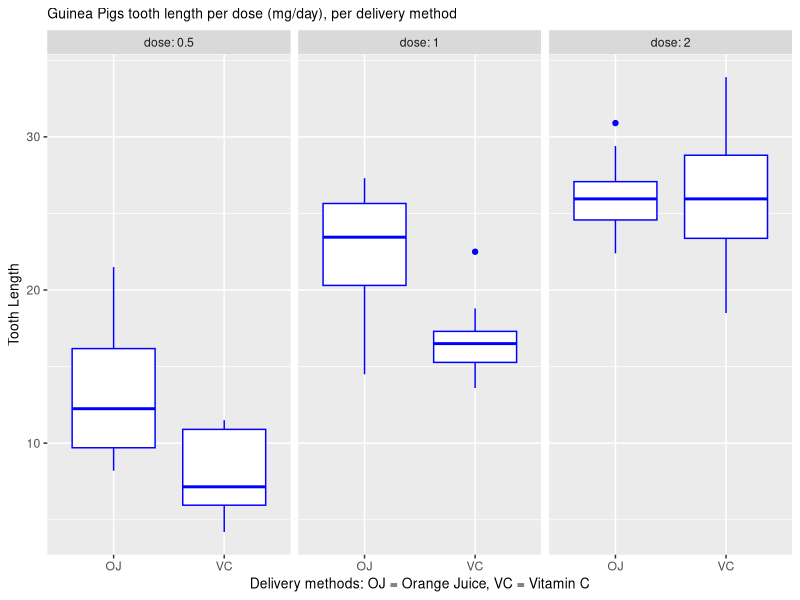

Write R code to recreate this figure.
## ---- chunk 1
# Required R packages to perform the analysis
require(datasets)   # Load various datasets including the ToothGrowth dataset
require(ggplot2)    # Plotting system in use for the analysis
require(knitr)      # Results Test formatting
## ---- chunk 2
# To facilitate the manipulation of the dataset, we assign it to the variable 'tg'
tg <- ToothGrowth
## ---- chunk 3
tg$dose <- factor(tg$dose) # To facilitate the processing by ggplot with facet_wrap

g <- ggplot(tg, aes(x = supp, y = len)) + geom_boxplot(color = "blue") +
  ggtitle("Guinea Pigs tooth length per dose (mg/day), per delivery method") + 
  theme(plot.title = element_text(size = 10)) +
  xlab("Delivery methods: OJ = Orange Juice, VC = Vitamin C") + 
  theme(axis.title.x = element_text(size = 10)) +
  ylab("Tooth Length") +
  theme(axis.title.y = element_text(size = 10)) +
  facet_wrap(~dose, labeller = "label_both") # We split the graph per dose
g
## ---- chunk 4
# We compare the group receiving 1 mg/day with the group receiving 0.5 mg/day. 
t_test_dose1 <- t.test(tg[tg$dose == 1,]$len, tg[tg$dose == 0.5,]$len, paired = FALSE, 
                      var.equal = FALSE, alternative = "greater")
# We compare the group receiving 2 mg/day with the group receiving 0.5 mg/day. 
t_test_dose2 <- t.test(tg[tg$dose == 2,]$len, tg[tg$dose == 0.5,]$len, paired = FALSE,
                       var.equal = FALSE, alternative = "greater")
# We compare the group receiving 2 mg/day with the group receiving 1 mg/day. 
t_test_dose3 <- t.test(tg[tg$dose == 2,]$len, tg[tg$dose == 1,]$len, paired = FALSE,
                       var.equal = FALSE, alternative = "greater")

result <- data.frame(matrix( c("Dose 1 mg > 0.5 mg", "Dose 2 mg > 0.5 mg", 
                               "Dose 2 mg > 1 mg",
                               round(t_test_dose1$p.value,10),
                               round(t_test_dose2$p.value,10),
                               round(t_test_dose3$p.value,10)), ncol = 2))
colnames(result) <- c("Test", "P-Value")
kable(result)
## ---- chunk 5

# Within a given group who receive the same dose, we compare the group receiving 
# Orange Juice to the group receiving Vitamin C
t_test_ov_vc_05 <- t.test(tg[tg$supp == "OJ" & tg$dose == "0.5",]$len, 
                        tg[tg$supp == "VC" & tg$dose == "0.5",]$len, paired = FALSE,
                        var.equal = FALSE, alternative = "greater")
t_test_ov_vc_1 <- t.test(tg[tg$supp == "OJ" & tg$dose == "1",]$len, 
                        tg[tg$supp == "VC" & tg$dose == "1",]$len, paired = FALSE,
                        var.equal = FALSE, alternative = "greater")
t_test_ov_vc_2 <- t.test(tg[tg$supp == "OJ" & tg$dose == "2",]$len, 
                        tg[tg$supp == "VC" & tg$dose == "2",]$len, paired = FALSE,
                        var.equal = FALSE, alternative = "greater")

result <- data.frame(matrix( c("Dose 0.5 mg: Orange Juice > Vitamin C",
                               "Dose  1 mg: Orange Juice > Vitamin C",
                               "Dose  2 mg: Orange Juice > Vitamin C",
                               round(t_test_ov_vc_05$p.value, 10), 
                               round(t_test_ov_vc_1$p.value, 10), 
                               round(t_test_ov_vc_2$p.value,10)), ncol = 2))
colnames(result) <- c("Test", "P-Value")
kable(result)
## ---- chunk 6
# To facilitate the manipulation of the dataset, we assign it to the variable 'tg'
tg <- ToothGrowth

# str() provides a good overview of the dataset
str(tg)

# Number of doses and number of pigs who received these doses in each delivery method
table(tg$dose, tg$supp) 
# Range of Tooth Growth to get some perspective
range(tg$len)
